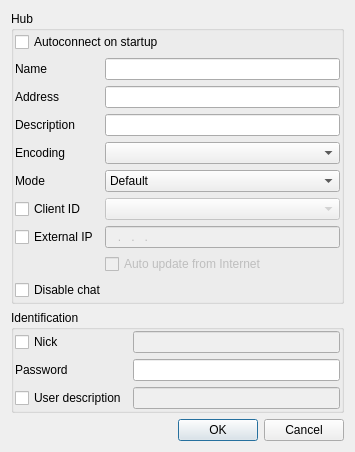
<?xml version="1.0" encoding="UTF-8"?>
<ui version="4.0">
 <class>UIFavoriteHubEditor</class>
 <widget class="QDialog" name="UIFavoriteHubEditor">
  <property name="geometry">
   <rect>
    <x>0</x>
    <y>0</y>
    <width>355</width>
    <height>451</height>
   </rect>
  </property>
  <property name="windowTitle">
   <string>Dialog</string>
  </property>
  <layout class="QGridLayout" name="gridLayout">
   <item row="0" column="0" colspan="2">
    <widget class="QGroupBox" name="groupBox">
     <property name="title">
      <string>Hub</string>
     </property>
     <layout class="QGridLayout" name="gridLayout_2">
      <property name="margin">
       <number>1</number>
      </property>
      <item row="0" column="0" colspan="2">
       <widget class="QCheckBox" name="checkBox_AUTOCONNECT">
        <property name="text">
         <string>Autoconnect on startup</string>
        </property>
       </widget>
      </item>
      <item row="1" column="1">
       <widget class="LineEdit" name="lineEdit_NAME">
        <property name="toolTip">
         <string>Favorite hub name.</string>
        </property>
       </widget>
      </item>
      <item row="2" column="1">
       <widget class="LineEdit" name="lineEdit_ADDRESS">
        <property name="toolTip">
         <string>IP address or DNS name of hub.</string>
        </property>
       </widget>
      </item>
      <item row="3" column="1">
       <widget class="LineEdit" name="lineEdit_DESC">
        <property name="toolTip">
         <string>This description will show in the user list.</string>
        </property>
       </widget>
      </item>
      <item row="1" column="0">
       <widget class="QLabel" name="label">
        <property name="text">
         <string>Name</string>
        </property>
       </widget>
      </item>
      <item row="2" column="0">
       <widget class="QLabel" name="label_2">
        <property name="text">
         <string>Address</string>
        </property>
       </widget>
      </item>
      <item row="3" column="0">
       <widget class="QLabel" name="label_3">
        <property name="text">
         <string>Description</string>
        </property>
       </widget>
      </item>
      <item row="4" column="1">
       <widget class="QComboBox" name="comboBox_ENC"/>
      </item>
      <item row="4" column="0">
       <widget class="QLabel" name="label_4">
        <property name="text">
         <string>Encoding</string>
        </property>
       </widget>
      </item>
      <item row="6" column="0">
       <widget class="QCheckBox" name="checkBox_CID">
        <property name="text">
         <string>Client ID</string>
        </property>
       </widget>
      </item>
      <item row="7" column="0">
       <widget class="QCheckBox" name="checkBox_IP">
        <property name="text">
         <string>External IP</string>
        </property>
       </widget>
      </item>
      <item row="6" column="1">
       <widget class="QComboBox" name="comboBox_CID">
        <property name="enabled">
         <bool>false</bool>
        </property>
       </widget>
      </item>
      <item row="7" column="1">
       <widget class="LineEdit" name="lineEdit_IP">
        <property name="enabled">
         <bool>false</bool>
        </property>
        <property name="inputMask">
         <string>000.000.000.000; </string>
        </property>
       </widget>
      </item>
      <item row="8" column="1">
       <widget class="QCheckBox" name="checkBox_USEINTERNET">
        <property name="enabled">
         <bool>false</bool>
        </property>
        <property name="text">
         <string>Auto update from Internet</string>
        </property>
       </widget>
      </item>
      <item row="9" column="0" colspan="2">
       <widget class="QCheckBox" name="checkBox_DISABLECHAT">
        <property name="text">
         <string>Disable chat</string>
        </property>
       </widget>
      </item>
      <item row="5" column="1">
       <widget class="QComboBox" name="comboBox_MODE">
        <item>
         <property name="text">
          <string>Default</string>
         </property>
        </item>
        <item>
         <property name="text">
          <string>Active</string>
         </property>
        </item>
        <item>
         <property name="text">
          <string>Passive</string>
         </property>
        </item>
       </widget>
      </item>
      <item row="5" column="0">
       <widget class="QLabel" name="label_6">
        <property name="text">
         <string>Mode</string>
        </property>
       </widget>
      </item>
     </layout>
    </widget>
   </item>
   <item row="2" column="0" colspan="2">
    <widget class="QGroupBox" name="groupBox_2">
     <property name="title">
      <string>Identification</string>
     </property>
     <layout class="QGridLayout" name="gridLayout_3">
      <property name="margin">
       <number>1</number>
      </property>
      <item row="0" column="1">
       <widget class="LineEdit" name="lineEdit_NICK">
        <property name="enabled">
         <bool>false</bool>
        </property>
        <property name="toolTip">
         <string>This nickname, or handle, will identify you when you join a hub.</string>
        </property>
       </widget>
      </item>
      <item row="1" column="1">
       <widget class="LineEdit" name="lineEdit_PASSWORD">
        <property name="toolTip">
         <string>If hub requires password, define it here.</string>
        </property>
        <property name="echoMode">
         <enum>QLineEdit::PasswordEchoOnEdit</enum>
        </property>
       </widget>
      </item>
      <item row="2" column="1">
       <widget class="LineEdit" name="lineEdit_USERDESC">
        <property name="enabled">
         <bool>false</bool>
        </property>
        <property name="toolTip">
         <string>This description will show in the user list.</string>
        </property>
       </widget>
      </item>
      <item row="0" column="0">
       <widget class="QCheckBox" name="checkBox_NICK">
        <property name="text">
         <string>Nick</string>
        </property>
       </widget>
      </item>
      <item row="2" column="0">
       <widget class="QCheckBox" name="checkBox_USERDESC">
        <property name="text">
         <string>User description</string>
        </property>
       </widget>
      </item>
      <item row="1" column="0">
       <widget class="QLabel" name="label_5">
        <property name="text">
         <string>Password</string>
        </property>
       </widget>
      </item>
     </layout>
    </widget>
   </item>
   <item row="3" column="1">
    <widget class="QDialogButtonBox" name="buttonBox">
     <property name="orientation">
      <enum>Qt::Horizontal</enum>
     </property>
     <property name="standardButtons">
      <set>QDialogButtonBox::Cancel|QDialogButtonBox::Ok</set>
     </property>
    </widget>
   </item>
  </layout>
 </widget>
 <customwidgets>
  <customwidget>
   <class>LineEdit</class>
   <extends>QLineEdit</extends>
   <header>LineEdit.h</header>
  </customwidget>
 </customwidgets>
 <resources/>
 <connections>
  <connection>
   <sender>buttonBox</sender>
   <signal>accepted()</signal>
   <receiver>UIFavoriteHubEditor</receiver>
   <slot>accept()</slot>
   <hints>
    <hint type="sourcelabel">
     <x>254</x>
     <y>358</y>
    </hint>
    <hint type="destinationlabel">
     <x>157</x>
     <y>274</y>
    </hint>
   </hints>
  </connection>
  <connection>
   <sender>buttonBox</sender>
   <signal>rejected()</signal>
   <receiver>UIFavoriteHubEditor</receiver>
   <slot>reject()</slot>
   <hints>
    <hint type="sourcelabel">
     <x>311</x>
     <y>358</y>
    </hint>
    <hint type="destinationlabel">
     <x>286</x>
     <y>274</y>
    </hint>
   </hints>
  </connection>
  <connection>
   <sender>checkBox_NICK</sender>
   <signal>toggled(bool)</signal>
   <receiver>lineEdit_NICK</receiver>
   <slot>setEnabled(bool)</slot>
   <hints>
    <hint type="sourcelabel">
     <x>74</x>
     <y>264</y>
    </hint>
    <hint type="destinationlabel">
     <x>303</x>
     <y>265</y>
    </hint>
   </hints>
  </connection>
  <connection>
   <sender>checkBox_USERDESC</sender>
   <signal>toggled(bool)</signal>
   <receiver>lineEdit_USERDESC</receiver>
   <slot>setEnabled(bool)</slot>
   <hints>
    <hint type="sourcelabel">
     <x>65</x>
     <y>316</y>
    </hint>
    <hint type="destinationlabel">
     <x>303</x>
     <y>317</y>
    </hint>
   </hints>
  </connection>
  <connection>
   <sender>checkBox_CID</sender>
   <signal>toggled(bool)</signal>
   <receiver>comboBox_CID</receiver>
   <slot>setEnabled(bool)</slot>
   <hints>
    <hint type="sourcelabel">
     <x>67</x>
     <y>162</y>
    </hint>
    <hint type="destinationlabel">
     <x>264</x>
     <y>162</y>
    </hint>
   </hints>
  </connection>
  <connection>
   <sender>checkBox_IP</sender>
   <signal>toggled(bool)</signal>
   <receiver>lineEdit_IP</receiver>
   <slot>setEnabled(bool)</slot>
   <hints>
    <hint type="sourcelabel">
     <x>98</x>
     <y>186</y>
    </hint>
    <hint type="destinationlabel">
     <x>232</x>
     <y>186</y>
    </hint>
   </hints>
  </connection>
  <connection>
   <sender>checkBox_IP</sender>
   <signal>toggled(bool)</signal>
   <receiver>checkBox_USEINTERNET</receiver>
   <slot>setEnabled(bool)</slot>
   <hints>
    <hint type="sourcelabel">
     <x>17</x>
     <y>174</y>
    </hint>
    <hint type="destinationlabel">
     <x>269</x>
     <y>202</y>
    </hint>
   </hints>
  </connection>
 </connections>
</ui>
